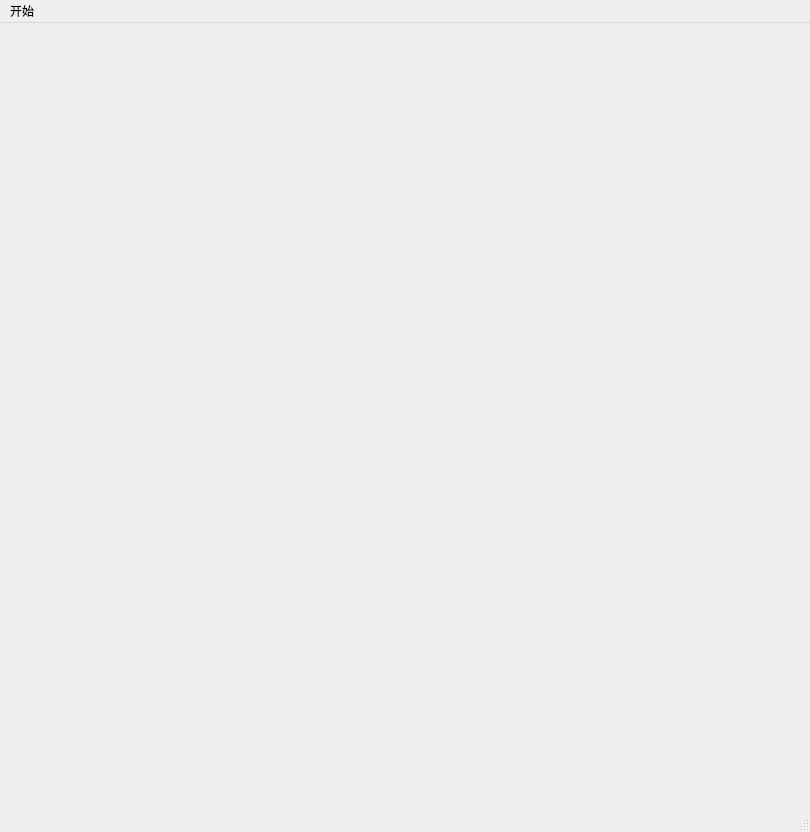
<?xml version="1.0" encoding="UTF-8"?>
<ui version="4.0">
 <class>MainWindow</class>
 <widget class="QMainWindow" name="MainWindow">
  <property name="geometry">
   <rect>
    <x>0</x>
    <y>0</y>
    <width>810</width>
    <height>832</height>
   </rect>
  </property>
  <property name="sizePolicy">
   <sizepolicy hsizetype="Expanding" vsizetype="Expanding">
    <horstretch>0</horstretch>
    <verstretch>0</verstretch>
   </sizepolicy>
  </property>
  <property name="windowTitle">
   <string>MainWindow</string>
  </property>
  <widget class="QWidget" name="centralWidget"/>
  <widget class="QMenuBar" name="menuBar">
   <property name="geometry">
    <rect>
     <x>0</x>
     <y>0</y>
     <width>810</width>
     <height>23</height>
    </rect>
   </property>
   <widget class="QMenu" name="menu">
    <property name="title">
     <string>开始</string>
    </property>
    <addaction name="actionNew"/>
    <addaction name="actioninformation"/>
   </widget>
   <addaction name="menu"/>
  </widget>
  <widget class="QStatusBar" name="statusBar"/>
  <action name="actionNew">
   <property name="text">
    <string>新建</string>
   </property>
  </action>
  <action name="actioninformation">
   <property name="text">
    <string>信息</string>
   </property>
  </action>
 </widget>
 <layoutdefault spacing="6" margin="11"/>
 <resources/>
 <connections/>
</ui>
